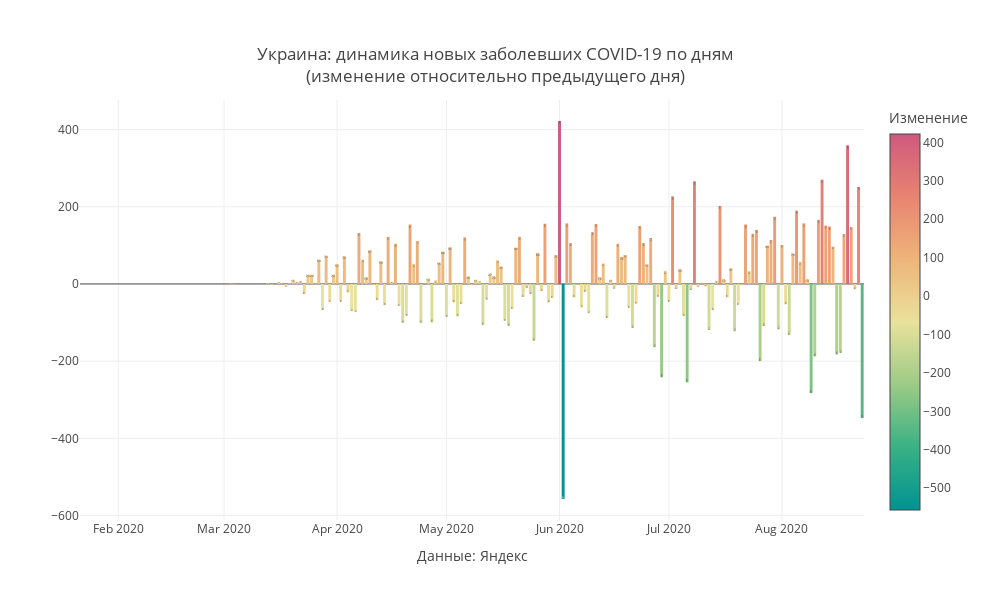

Source (notebook cell):
### Code cell
mask = X.Country ==my_country
#mask = (X.Date>datetime.date(2020,5,1))&(X.Region==my_region)
Y = X[mask]

Y['base'] = Y['Change_dayconf']*Y['Change_dayconf'].apply(lambda d:0 if d>0 else 1)
Y['Date']= pd.to_datetime(Y.Date)
fig = go.Figure()
fig.add_trace(
              go.Bar(x = Y.Date,y=Y.Change_dayconf,text = Y['Change_dayconf'],textposition = 'inside',
                
                #marker_color=Y['Change_dayconf'].apply(lambda d:'crimson' if d>0 else 'green'),
                 marker_color = Y['Change_dayconf'],marker_colorscale = 'Temps',marker_colorbar ={'tickmode':'auto',
                                    'title':{'text':'Изменение','side':'top'}}
                    )   
                )
fig.update_layout(
    annotations=[
#         dict(
#             x='2020-04-13',
#             y=10594,
#             xref="x",
#             yref="y",
#             text="Введение<br>пропускной<br>системы в Москве",
#             showarrow=True,
#             arrowhead=2,
#             ax=0,
#             ay=-60),
#         dict(
#             x='2020-06-09',
#             y=-429,
#             xref="x",
#             yref="y",
#             text="Отмена<br>пропускной<br>системы в Москве",
#             showarrow=True,
#             arrowhead=2,
#             ax=0,
#             ay=60),
        
        dict(x=0.5,y=-0.15,
            showarrow=False,
            text="",
            xref="paper",
            yref="paper")],
                  title=f'{my_country}: динамика новых заболевших COVID-19 по дням<br>(изменение относительно предыдущего дня)',
                  title_x = 0.5,
                  title_y= 0.9,
                  title_xanchor = "center",
                  title_yanchor = "bottom", 
                  legend_x = 0.05,legend_y = 0.98,
                  width = 990, height = 600,template = 'gridon',
    
    
                  xaxis_title='Данные: Яндекс',
    yaxis_title = ' '
)


fig.show()

### Figure 1 — Plotly figure (JSON) as saved in the notebook; plotly's stock layout.template omitted (floating-point values rounded to 4 significant figures; data arrays with more than 128 entries replaced by an {"elided": "..."} marker saying what was removed)
{"data": [{"marker": {"color": {"elided": "215 int values"}, "colorbar": {"tickmode": "auto", "title": {"side": "top", "text": "Изменение"}}, "colorscale": [[0, "rgb(0, 147, 146)"], [0.1667, "rgb(57, 177, 133)"], [0.3333, "rgb(156, 203, 134)"], [0.5, "rgb(233, 226, 156)"], [0.6667, "rgb(238, 180, 121)"], [0.8333, "rgb(232, 132, 113)"], [1, "rgb(207, 89, 126)"]]}, "text": {"elided": "215 int values"}, "textposition": "inside", "type": "bar", "x": {"elided": "215 str values"}, "y": {"elided": "215 int values"}}], "layout": {"annotations": [{"showarrow": false, "text": "", "x": 0.5, "xref": "paper", "y": -0.15, "yref": "paper"}], "height": 600, "legend": {"x": 0.05, "y": 0.98}, "title": {"text": "Украина: динамика новых заболевших COVID-19 по дням<br>(изменение относительно предыдущего дня)", "x": 0.5, "xanchor": "center", "y": 0.9, "yanchor": "bottom"}, "width": 990, "xaxis": {"title": {"text": "Данные: Яндекс"}}, "yaxis": {"title": {"text": " "}}}}
